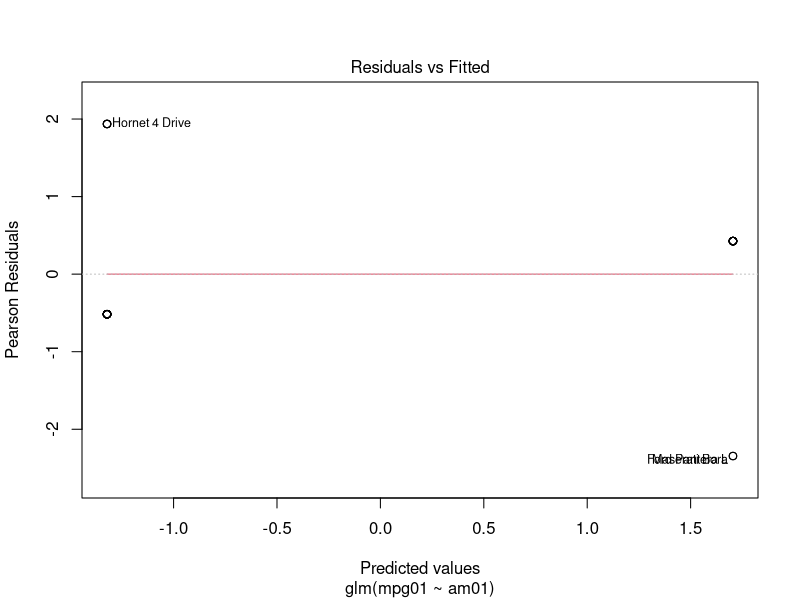
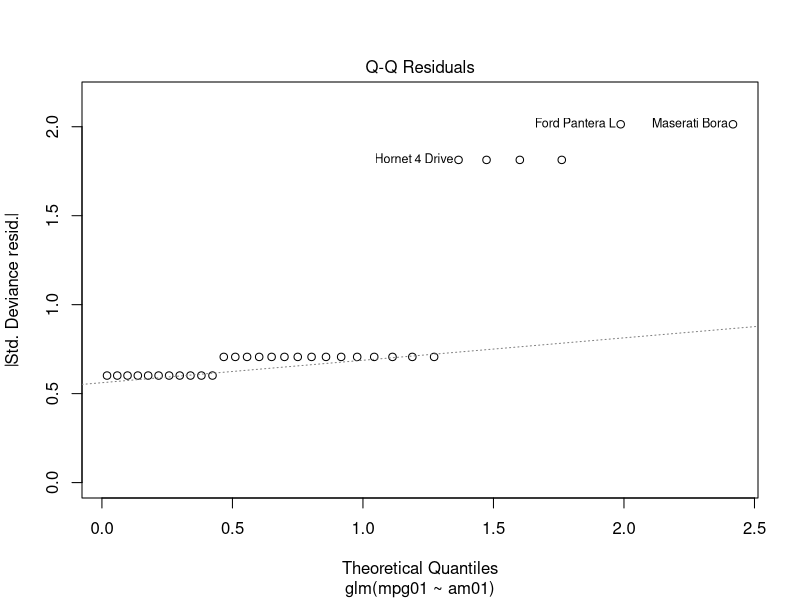
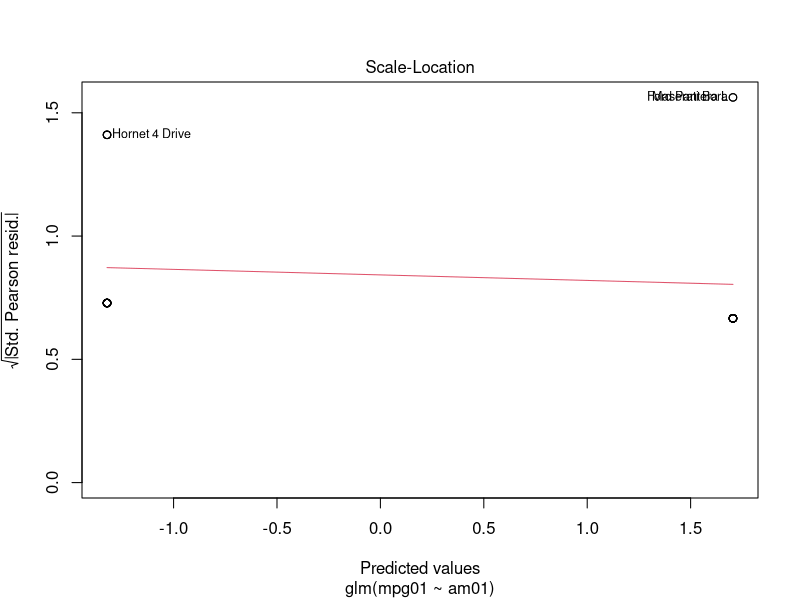
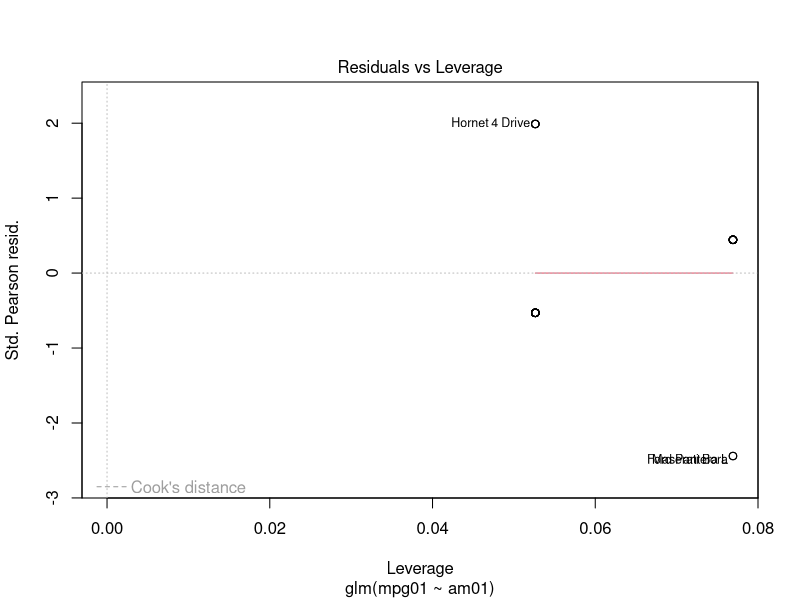
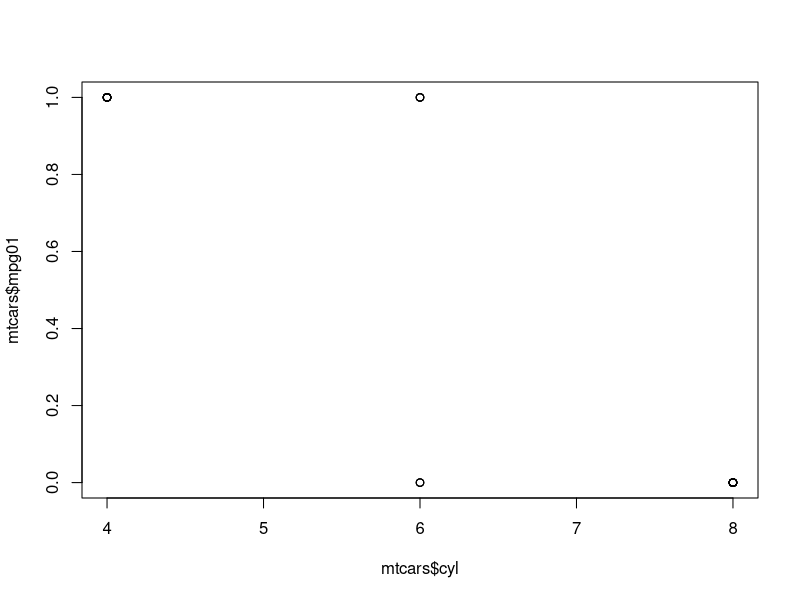
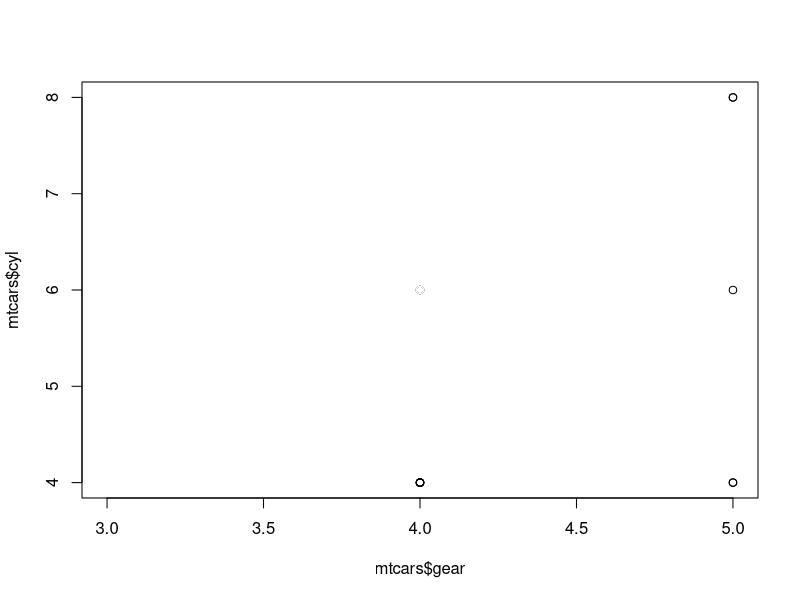

These figures' R source, in order: (Note: this script raises an error after producing the figures.)
# analyze the data from mtcars dataset

# load the data
data(mtcars)

# create a new variable
mtcars$mpg01 <- ifelse(mtcars$mpg > median(mtcars$mpg), 1, 0)

# create a new variable
mtcars$am01 <- ifelse(mtcars$am == 1, 1, 0)

# do an exploratory analysis of the data
summary(mtcars)

# create a logistic regression model
model <- glm(mpg01 ~ am01, data = mtcars, family = "binomial")

# show the model
summary(model)

# plot the model
plot(model)

# create a new data frame
newdata <- data.frame(am01 = 1)

# plot the number of cylinders
plot(mtcars$cyl, mtcars$mpg01)

# compare the number of gears to the number of cylinders colored by the number of am01
plot(mtcars$gear, mtcars$cyl, col = mtcars$am01)

mtcars$am01 <- as.factor(mtcars$am01)

mtcars <- mtcars[, c("mpg01", "am01", "cyl", "gear")]

mtcars %>%
  ggplot(aes(x = cyl, y = gear, color = am01)) +
  geom_point()

# create a new data frame
newdata <- data.frame(am01 = 1, cyl = 6, gear = 4)

# predict the probability of mpg01
predict(model, newdata, type = "response")

data %>%
  ggplot(aes(x = cyl, y = gear, color = am01)) +
  geom_point() +
  geom_smooth(method = "glm", method.args = list(family = "binomial"))

# make a decision tree
library(rpart)

# create a decision tree
tree <- rpart(mpg01 ~ am01 + cyl + gear, data = mtcars, method = "class")

# plot the tree
plot(tree)

# plot the tree with the explain tree
plot(tree, uniform = TRUE, main = "Classification Tree for mpg01")
text(tree, use.n = TRUE, all = TRUE, cex = .8)

mtcars %>%
ggplot(aes(x = cyl, y = as.numeric(am01), color = am01)) +
geom_point() +
geom_smooth(method = "glm", method.args = list(family = "binomial")) +
geom_vline(xintercept = 6.5) +
geom_hline(yintercept = 0.5)

# compute the accuracy of the model
mean(mtcars$mpg01 == predict(tree, type = "class"))

# create a confusion matrix
table(mtcars$mpg01, predict(tree, type = "class"))

# create a random forest
library(randomForest)

# create a random forest
forest <- randomForest(mpg01 ~ am01 + cyl + gear, data = mtcars)

# plot the random forest
plot(forest)

# compute the accuracy of the random forest
mean(mtcars$mpg01 == predict(forest, type = "class"))

# create a confusion matrix
table(mtcars$mpg01, predict(forest, type = "class"))

# plot confusion matrix
library(caret)

confusionMatrix <- function(actual, predicted) {
  tab <- table(actual, predicted)
  acc <- sum(diag(tab)) / sum(tab)
  print(acc)
  print(tab)
}

# create a confusion matrix
confusionMatrix(mtcars$mpg01, predict(forest, type = "class"))

# plot the confusion matrix
plot(confusionMatrix(mtcars$mpg01, predict(forest, type = "class")))

mtcars %>%
  ggplot(aes(x = cyl, y = as.numeric(am01), color = am01)) +
  geom_point() +
  geom_smooth(method = "glm", method.args = list(family = "binomial")) +
  geom_vline(xintercept = 6.5) +
  geom_hline(yintercept = 0.5)

mtcars %>%
  select(hp, cyl, mpg01) %>%
    ggplot(aes(x = hp, y = mpg01, color = cyl)) +
    geom_point() +
    geom_smooth(method = "glm", method.args = list(family = "binomial")) +
    geom_vline(xintercept = 6.5) +
    geom_hline(yintercept = 0.5)

# create a new variable
mtcars$hp01 <- ifelse(mtcars$hp > median(mtcars$hp), 1, 0)

model <- glm(hp01 ~ am01 + cyl + gear, data = mtcars, family = "binomial")
